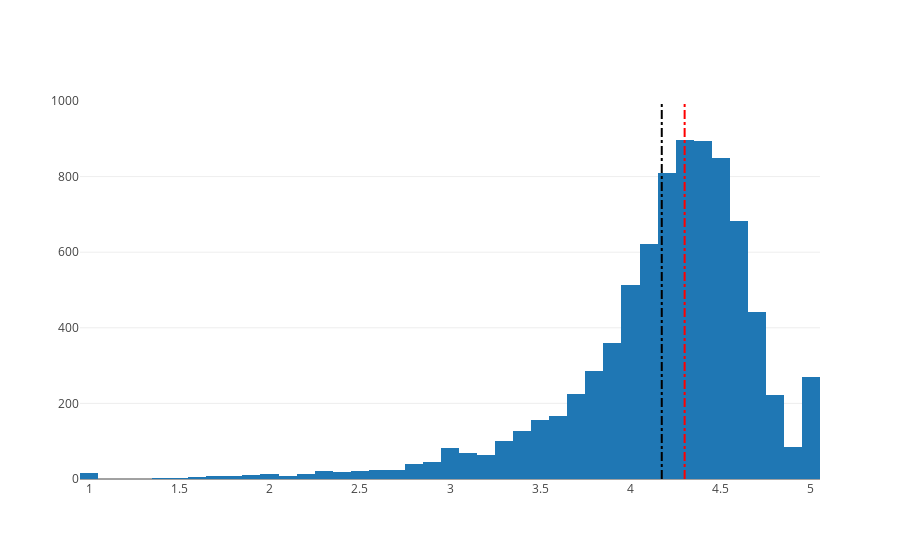

This figure's notebook cell:
### Markdown cell above
## 5. Distribution of app ratings
<p>After having witnessed the market share for each category of apps, let's see how all these apps perform on an average. App ratings (on a scale of 1 to 5) impact the discoverability, conversion of apps as well as the company's overall brand image. Ratings are a key performance indicator of an app.</p>
<p>From our research, we found that the average volume of ratings across all app categories is <code>4.17</code>. The histogram plot is skewed to the left indicating that the majority of the apps are highly rated with only a few exceptions in the low-rated apps.</p>

### Code cell
# Average rating of apps
avg_app_rating = apps['Rating'].mean()
print('Average app rating = ', avg_app_rating)

# Median rating of apps
median_app_rating = apps['Rating'].median()
print('Median app rating = ', median_app_rating)

# Distribution of apps according to their ratings
data = [go.Histogram(
        x = apps['Rating']
)]

# Vertical dashed line to indicate the average app rating
layout = {'shapes': [{
              'type' :'line',
              'x0': avg_app_rating,
              'y0': 0,
              'x1': avg_app_rating,
              'y1': 1000,
              'line': { 'dash': 'dashdot'}
          },
          {
              'type': 'line',
              'x0': median_app_rating,
              'y0': 0,
              'x1': median_app_rating,
              'y1': 1000,
              'line': { 'dash': 'dashdot', 'color': 'red'}
            }]
          }

plotly.offline.iplot({'data': data, 'layout': layout})

### Figure 1 — Plotly figure (JSON) as saved in the notebook; plotly's stock layout.template omitted (floating-point values rounded to 4 significant figures; data arrays with more than 128 entries replaced by an {"elided": "..."} marker saying what was removed)
{"data": [{"x": {"elided": "9659 float values"}, "type": "histogram", "uid": "061cfd2b-c838-4c4b-9285-abce4a184cd5"}], "layout": {"shapes": [{"line": {"dash": "dashdot"}, "type": "line", "x0": 4.173, "x1": 4.173, "y0": 0, "y1": 1000}, {"line": {"color": "red", "dash": "dashdot"}, "type": "line", "x0": 4.3, "x1": 4.3, "y0": 0, "y1": 1000}]}}
